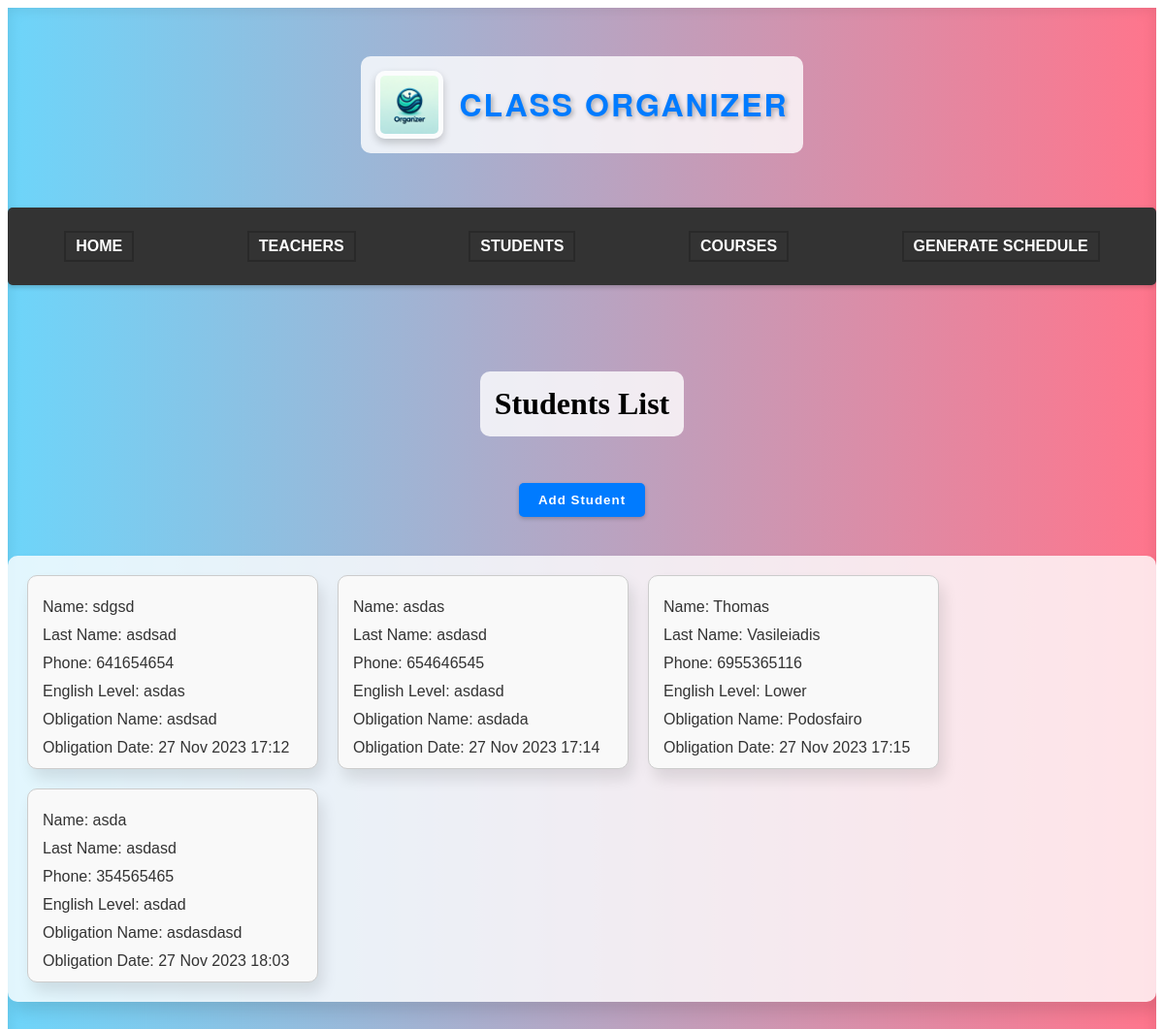
The page /classapp/student/ on the database as committed earlier.
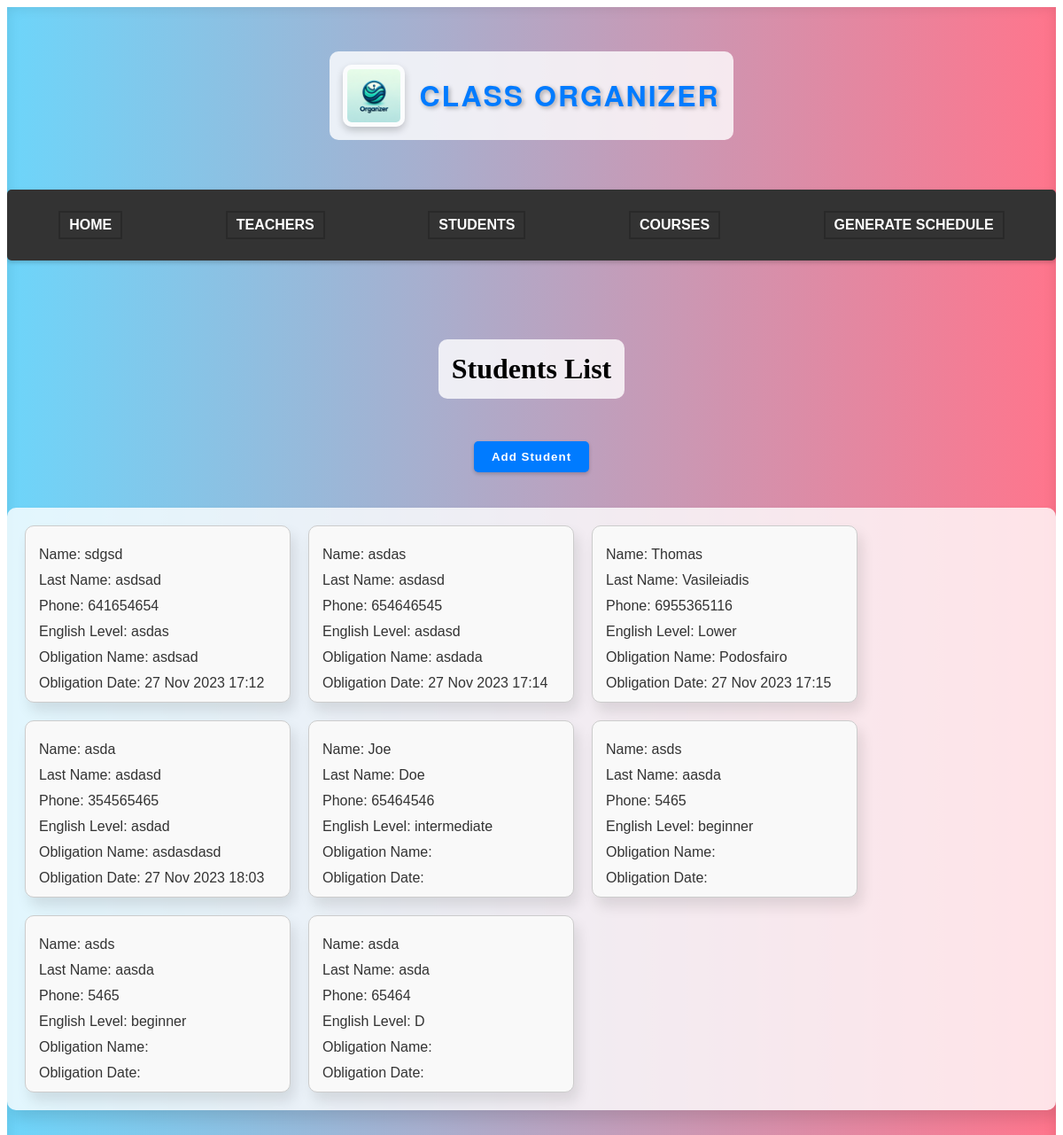
The same page on the database as committed later.
### classapp/models.py (models this page shows)
class Student(models.Model):
    student_id = models.AutoField(primary_key=True) #primary key
    name = models.CharField(max_length=50)
    last_name = models.CharField(max_length=50)
    phone = models.CharField(max_length=50)
    english_level = models.CharField(max_length=50, default=' ')
    obligation_name = models.CharField(max_length=50, default=' ')
    obligation_datetime = models.DateTimeField(null=True, blank=True)

### classapp/views.py (the view, shortened to what this page needs)
# urls.py: path('student/', views.student, name='student'),
def student(request):
    data = Student.objects.all()
    context = {'data': data}
    return render(request, 'student.html', context)

### classapp/templates/student.html (shortened to what this page needs)
<!DOCTYPE html>
<html lang="en">
<head>
    {% load static %}
    <link rel="stylesheet" href="{% static 'style.css' %}">
</head>
<body>
    <div class="main-container">
        <header>
            <img src="{% static 'classorganizerlogo.png' %}" alt="Logo" class="logo">
            <h1 class="siteTitle">Class Organizer</h1>
        </header>
        <nav class="navbar">
            <ul class="navbar-nav">
                <li class="nav-item"><a href="{% url 'home' %}">Home</a></li>
                <li class="nav-item"><a href="{% url 'teacher' %}">Teachers</a></li>
                <li class="nav-item"><a href="{% url 'student' %}">Students</a></li>
                <li class="nav-item"><a href="{% url 'course' %}">Courses</a></li>
                <li class="nav-item"><a href="{% url 'schedule' %}">Generate Schedule</a></li>
            </ul>
        </nav>
        <h1>Students List</h1>
        <button class="add_students_btn" type="submit" onclick="window.location.href='addstudent/'">Add Student</button>
        <div class="students-container">
            {% for student in data %}
            <div class="student-box">
                <p>Name: {{ student.name }}</p>
                <p>Last Name: {{ student.last_name }}</p>
                <p>Phone: {{ student.phone }}</p>
                <p>English Level: {{ student.english_level }}</p>
                <p>Obligation Name: {{ student.obligation_name }}</p>
                <p>Obligation Date: {{ student.obligation_datetime|date:"d M Y H:i" }}</p>
            </div>
            {% endfor %}
        </div>
    </div>
</body>
</html>

Rows that differ between the two databases and show on the page:
added Student: name "Joe", last_name "Doe", phone "65464546", english_level "intermediate"
added Student: name "asds", last_name "aasda", phone "5465", english_level "beginner"
added Student: name "asds", last_name "aasda", phone "5465", english_level "beginner"
added Student: name "asda", last_name "asda", phone "65464", english_level "D"
